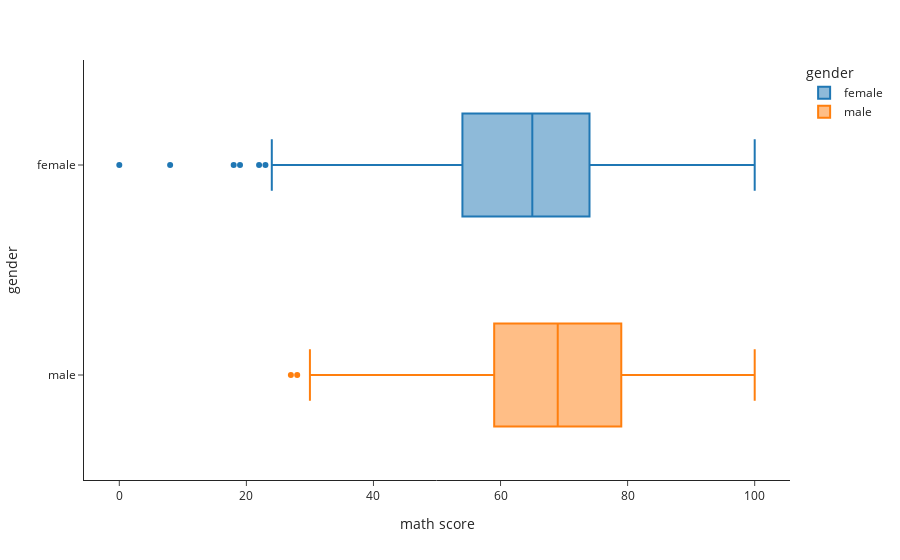

This figure's notebook cell:
### Code cell
#print(lunch['math score'].mean())
grouped_gender = Gender.groupby('gender')
mean_by_gender = grouped_gender['math score'].mean()
print(mean_by_gender)#display mean score of both groups

fig2 = px.box(Gender, x='math score',y='gender', color='gender')#Use boxplot to visualize IQR, Median, Outliers and Range.
fig2.show()

### Figure 1 — Plotly figure (JSON) as saved in the notebook; plotly's stock layout.template omitted (floating-point values rounded to 4 significant figures; data arrays with more than 128 entries replaced by an {"elided": "..."} marker saying what was removed)
{"data": [{"alignmentgroup": "True", "hovertemplate": "gender=%{y}<br>math score=%{x}<extra></extra>", "legendgroup": "female", "marker": {"color": "#1F77B4"}, "name": "female", "notched": false, "offsetgroup": "female", "orientation": "h", "showlegend": true, "type": "box", "x": {"elided": "518 int values"}, "x0": " ", "xaxis": "x", "y": {"elided": "518 str values"}, "y0": " ", "yaxis": "y"}, {"alignmentgroup": "True", "hovertemplate": "gender=%{y}<br>math score=%{x}<extra></extra>", "legendgroup": "male", "marker": {"color": "#FF7F0E"}, "name": "male", "notched": false, "offsetgroup": "male", "orientation": "h", "showlegend": true, "type": "box", "x": {"elided": "482 int values"}, "x0": " ", "xaxis": "x", "y": {"elided": "482 str values"}, "y0": " ", "yaxis": "y"}], "layout": {"boxmode": "overlay", "legend": {"title": {"text": "gender"}, "tracegroupgap": 0}, "margin": {"t": 60}, "xaxis": {"anchor": "y", "domain": [0, 1], "title": {"text": "math score"}}, "yaxis": {"anchor": "x", "categoryarray": ["male", "female"], "categoryorder": "array", "domain": [0, 1], "title": {"text": "gender"}}}}
